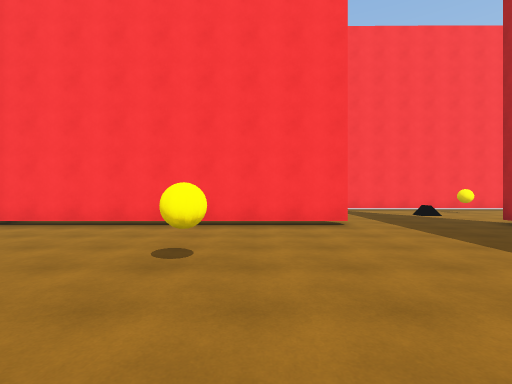
[1] (above)

18 first-person views from a walk through a 3-D level made in the Unity game engine. The camera is 1.5 m above the floor, looks level and sees 85° across. The floor is counted in squares, 2 m on a side. Each view is taken from the middle of a square. On the plan, view 1 faces up. The plan holds only what a view shows up to about 10 squares ahead; the rest is blank. The player is left out.

[2]
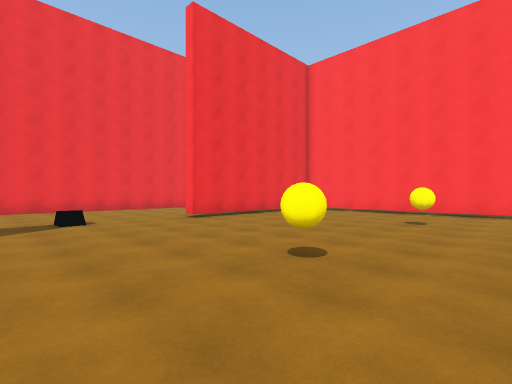

[3]
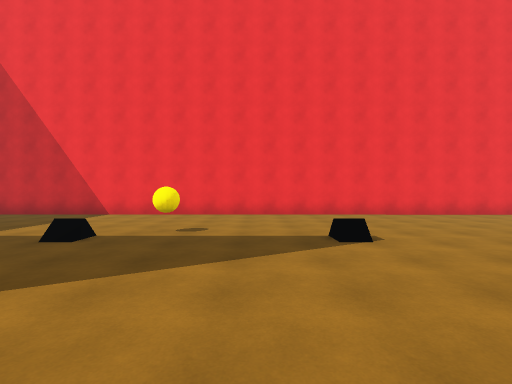

[4]
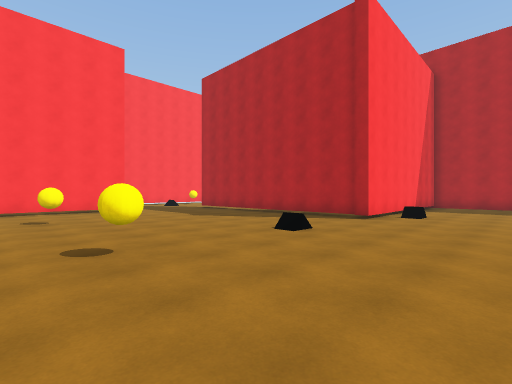

[5]
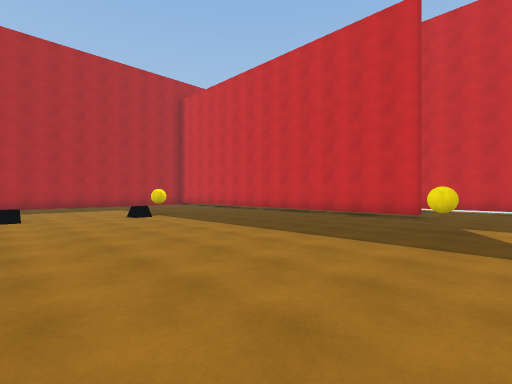

[6]
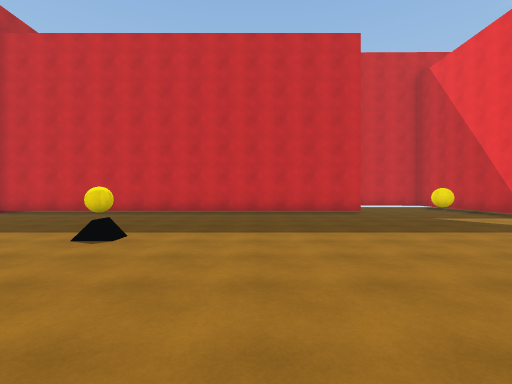

[7]
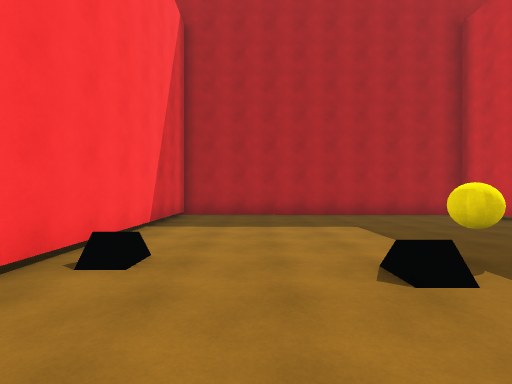

[8]
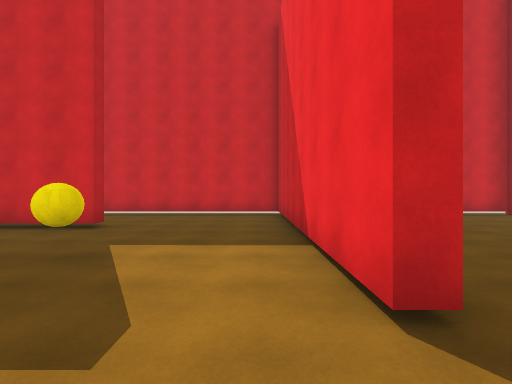

[9]
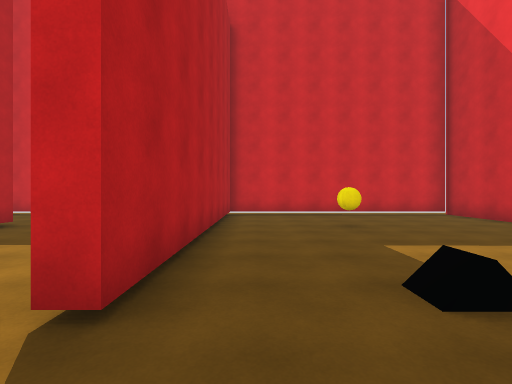

[10]
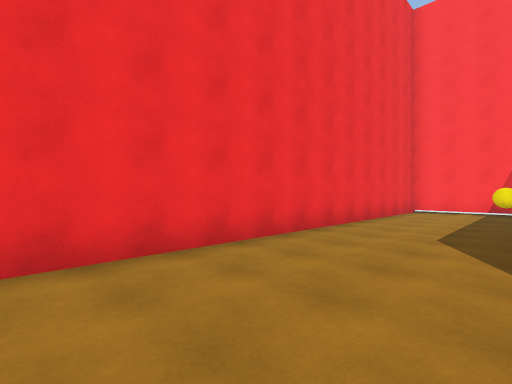

[11]
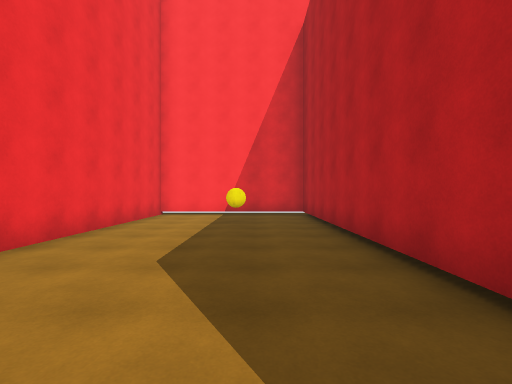

[12]
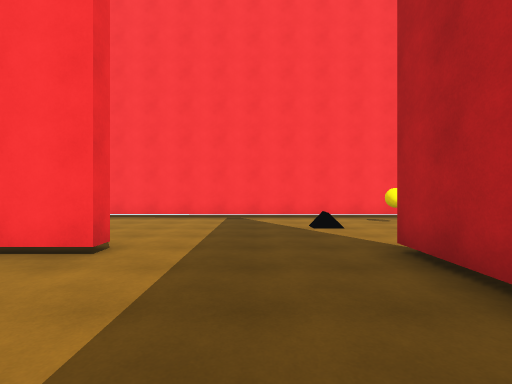

[13]
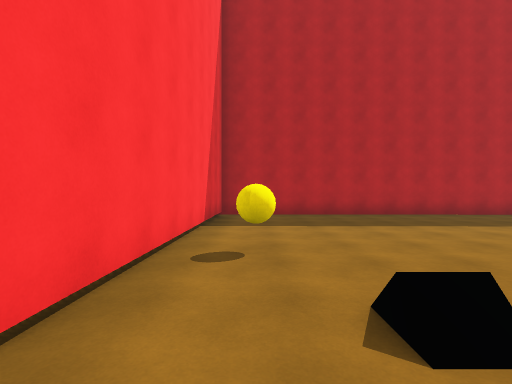

[14]
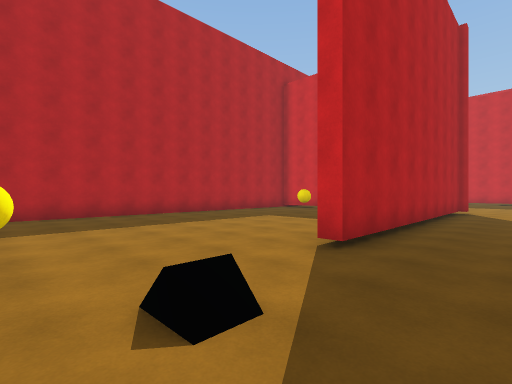

[15]
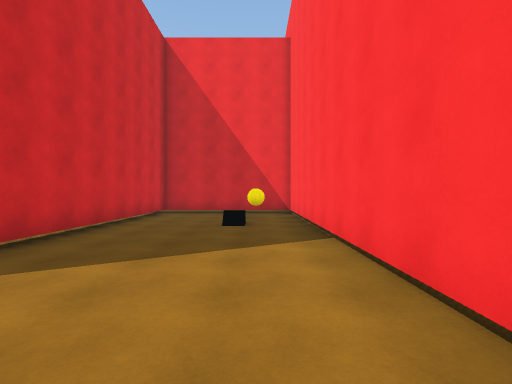

[16]
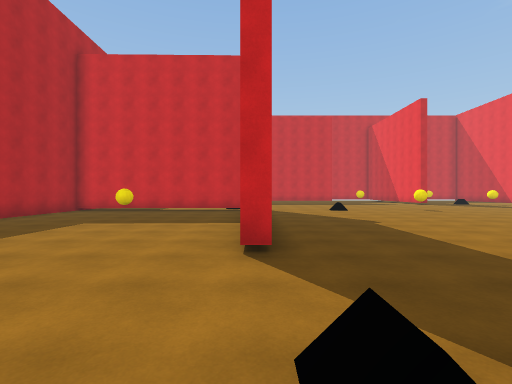

[17]
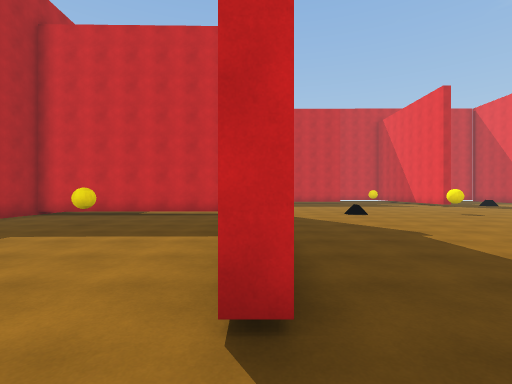

[18]
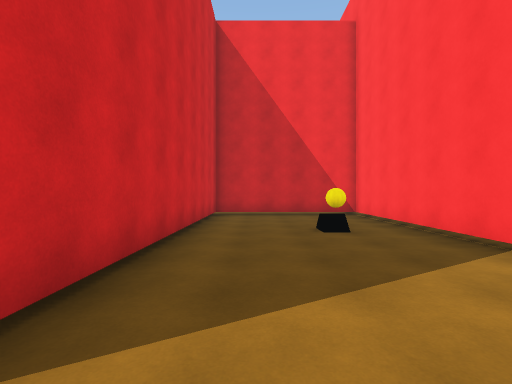

### Floor plan
Points are (right, up) in squares from view 1. A wall is a line through its corners. A room is listed if a view was taken in it or the views show most of it. See-through windows are left out.
Room 1 (views 1, 2, 3, 4, 5, 6, 7, 8, 9, 10, 11, 12, 13, 14, 15, 16, 17, 18)
walls: (5.8, -1.4) (5.8, 6.7) (6.2, 6.7); (7.3, -1.3) (13.2, -1.2) (13.3, 11.1) (-6, 11.2) (-6, 6.7) (1.6, 6.7); (2.1, 6.8) (2.1, 6.3) (-5.9, 6.3); (-6, 3.1) (-6, 0.5) (-6.5, 0.5); (-6.4, 3.6) (-6.4, 11.2) (-11.2, 11.3) (-11.3, -14.2) (-4, -14.3); (0.2, -10.8) (13.1, -10.8) (13.2, -1.6) (5.6, -1.8) (5.6, -1.3); (-4.1, -14) (-4.1, -6.5) (-3.8, -6.5) (-3.8, -14.3) (3.2, -14.3)
objects: yellow ball (-9, 9); yellow ball (-7, -11); other object (-7, -7); yellow ball (-7, -6); other object (-7, -2); yellow ball (-4, 10); other object (-3, 10); yellow ball (-1, -8); yellow ball (-1, -1); yellow ball (-1, 3); other object (3, -1); other object (5, 9); other object (6, -5); yellow ball (7, -6); other object (7, -2); yellow ball (7, 10); yellow ball (10, 2)

Where each view was taken, in squares from view 1:
view 1: 0 up, 0 right, facing up
view 2: 4 down, 1 right, facing up-left
view 3: 4 down, 2 left, facing left
view 4: 5 down, 2 left, facing up-right
view 5: 2 down, 2 left, facing down-right
view 6: 1 down, 4 right, facing down
view 7: 4 down, 4 right, facing right
view 8: 5 down, 3 left, facing down
view 9: 5 down, 5 left, facing down
view 10: 0 up, 8 left, facing up-left
view 11: 2 up, 8 left, facing up
view 12: 3 up, 4 right, facing up
view 13: 10 up, 4 right, facing right
view 14: 10 up, 4 right, facing down-right
view 15: 10 up, 4 right, facing left
view 16: 10 up, 6 right, facing down
view 17: 8 up, 6 right, facing down
view 18: 8 up, 3 right, facing left
